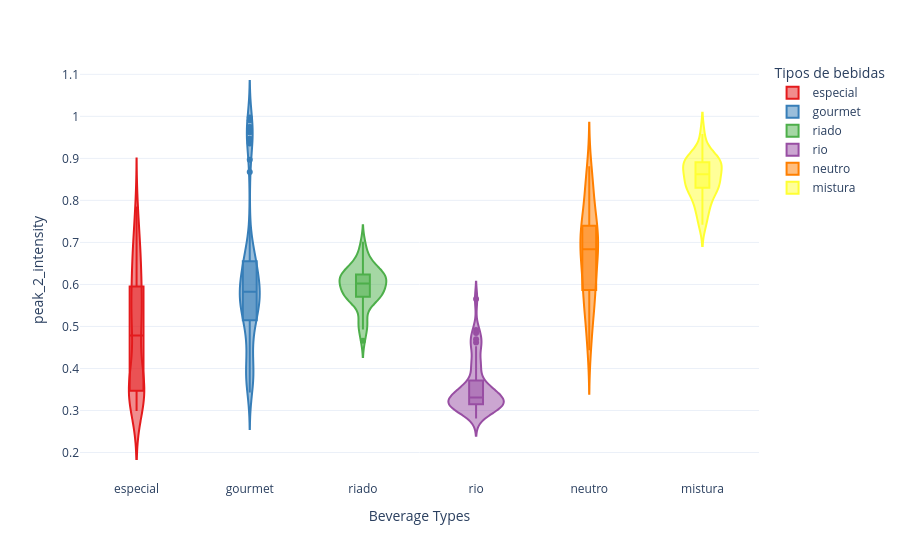

Notebook cell for this chart:
### Markdown cell above
### Y axis Intesity Distribution for Beverage_type

### Code cell
fig = groupby_violin('peak_2_intensity',
                     peaks)
fig.show()

### Figure 1 — Plotly figure (JSON) as saved in the notebook; plotly's stock layout.template omitted (floating-point values rounded to 4 significant figures)
{"data": [{"alignmentgroup": "True", "box": {"visible": true}, "hovertemplate": "Tipos de bebidas=%{x}<br>peak_2_intensity=%{y}<extra></extra>", "legendgroup": "especial", "marker": {"color": "#e41a1c"}, "name": "especial", "offsetgroup": "especial", "orientation": "v", "scalegroup": "True", "showlegend": true, "type": "violin", "x": ["especial", "especial", "especial", "especial", "especial", "especial", "especial", "especial", "especial", "especial", "especial", "especial", "especial", "especial", "especial", "especial", "especial", "especial", "especial", "especial", "especial", "especial", "especial", "especial", "especial", "especial", "especial", "especial", "especial", "especial", "especial", "especial", "especial", "especial", "especial", "especial", "especial", "especial", "especial", "especial", "especial", "especial", "especial", "especial", "especial", "especial", "especial", "especial", "especial", "especial", "especial", "especial", "especial", "especial", "especial", "especial", "especial", "especial", "especial", "especial", "especial", "especial", "especial", "especial", "especial", "especial", "especial", "especial", "especial", "especial", "especial", "especial", "especial", "especial", "especial", "especial", "especial", "especial", "especial", "especial", "especial", "especial", "especial", "especial", "especial", "especial", "especial", "especial", "especial", "especial", "especial", "especial", "especial", "especial", "especial", "especial", "especial", "especial", "especial", "especial", "especial", "especial", "especial", "especial", "especial", "especial", "especial", "especial", "especial", "especial", "especial", "especial", "especial", "especial", "especial", "especial", "especial", "especial", "especial", "especial", "especial", "especial", "especial", "especial", "especial"], "x0": " ", "xaxis": "x", "y": [0.5092, 0.5119, 0.4504, 0.476, 0.5019, 0.5513, 0.5073, 0.4988, 0.538, 0.5285, 0.4848, 0.5468, 0.4749, 0.4833, 0.4934, 0.3629, 0.3469, 0.3648, 0.3529, 0.3259, 0.3575, 0.3894, 0.334, 0.3848, 0.3447, 0.3336, 0.3246, 0.3575, 0.3335, 0.3115, 0.34, 0.343, 0.2989, 0.3247, 0.3652, 0.3201, 0.3262, 0.3072, 0.3171, 0.3211, 0.5755, 0.5358, 0.5569, 0.5946, 0.6459, 0.5911, 0.5551, 0.5636, 0.5214, 0.53, 0.5626, 0.5307, 0.5371, 0.5146, 0.6138, 0.3368, 0.3344, 0.3779, 0.3138, 0.3699, 0.3148, 0.3417, 0.3479, 0.3242, 0.3606, 0.3469, 0.3479, 0.3182, 0.307, 0.3478, 0.4787, 0.4566, 0.3586, 0.421, 0.399, 0.4017, 0.3882, 0.4454, 0.4664, 0.4318, 0.7687, 0.6987, 0.7857, 0.6929, 0.6508, 0.7711, 0.6406, 0.7484, 0.6761, 0.7568, 0.6596, 0.6792, 0.6772, 0.6993, 0.7456, 0.6474, 0.6678, 0.6636, 0.6875, 0.7167, 0.5748, 0.7281, 0.5883, 0.6136, 0.6234, 0.5533, 0.5978, 0.6764, 0.6022, 0.5591, 0.6536, 0.593, 0.593, 0.6251, 0.6536, 0.327, 0.3455, 0.3601, 0.3467, 0.3357, 0.3649, 0.3499, 0.342, 0.3812, 0.3373], "y0": " ", "yaxis": "y"}, {"alignmentgroup": "True", "box": {"visible": true}, "hovertemplate": "Tipos de bebidas=%{x}<br>peak_2_intensity=%{y}<extra></extra>", "legendgroup": "gourmet", "marker": {"color": "#377eb8"}, "name": "gourmet", "offsetgroup": "gourmet", "orientation": "v", "scalegroup": "True", "showlegend": true, "type": "violin", "x": ["gourmet", "gourmet", "gourmet", "gourmet", "gourmet", "gourmet", "gourmet", "gourmet", "gourmet", "gourmet", "gourmet", "gourmet", "gourmet", "gourmet", "gourmet", "gourmet", "gourmet", "gourmet", "gourmet", "gourmet", "gourmet", "gourmet", "gourmet", "gourmet", "gourmet", "gourmet", "gourmet", "gourmet", "gourmet", "gourmet", "gourmet", "gourmet", "gourmet", "gourmet", "gourmet", "gourmet", "gourmet", "gourmet", "gourmet", "gourmet", "gourmet", "gourmet", "gourmet", "gourmet", "gourmet", "gourmet", "gourmet", "gourmet", "gourmet", "gourmet", "gourmet", "gourmet", "gourmet", "gourmet", "gourmet", "gourmet", "gourmet", "gourmet", "gourmet", "gourmet", "gourmet", "gourmet", "gourmet", "gourmet", "gourmet", "gourmet", "gourmet", "gourmet", "gourmet", "gourmet", "gourmet", "gourmet", "gourmet", "gourmet", "gourmet", "gourmet", "gourmet", "gourmet", "gourmet", "gourmet", "gourmet", "gourmet", "gourmet", "gourmet", "gourmet", "gourmet", "gourmet", "gourmet", "gourmet", "gourmet", "gourmet", "gourmet", "gourmet", "gourmet", "gourmet", "gourmet", "gourmet", "gourmet", "gourmet", "gourmet", "gourmet", "gourmet", "gourmet", "gourmet", "gourmet"], "x0": " ", "xaxis": "x", "y": [0.9735, 0.9375, 0.9619, 0.9628, 0.9455, 0.8678, 0.9468, 0.9906, 0.97, 0.9684, 0.8968, 0.9653, 0.9975, 0.9746, 0.9357, 0.5933, 0.5597, 0.5322, 0.5413, 0.5991, 0.6122, 0.6552, 0.6283, 0.5491, 0.5361, 0.5615, 0.5704, 0.5926, 0.5993, 0.5994, 0.6431, 0.605, 0.5998, 0.5998, 0.5955, 0.487, 0.6176, 0.5718, 0.565, 0.5692, 0.6025, 0.5511, 0.508, 0.5288, 0.5829, 0.5121, 0.5828, 0.5334, 0.5668, 0.5592, 0.5666, 0.612, 0.5137, 0.4929, 0.5154, 0.554, 0.6673, 0.6083, 0.4857, 0.5975, 0.5555, 0.5378, 0.5673, 0.6645, 0.5969, 0.544, 0.5381, 0.55, 0.5512, 0.5686, 0.4146, 0.3805, 0.458, 0.4697, 0.4585, 0.4755, 0.3992, 0.3992, 0.3429, 0.3822, 0.4024, 0.3869, 0.3876, 0.3685, 0.3789, 0.4087, 0.36, 0.3853, 0.3793, 0.3467, 0.6622, 0.6763, 0.7497, 0.651, 0.6015, 0.6532, 0.6892, 0.662, 0.6256, 0.655, 0.6603, 0.6846, 0.6654, 0.6426, 0.6531], "y0": " ", "yaxis": "y"}, {"alignmentgroup": "True", "box": {"visible": true}, "hovertemplate": "Tipos de bebidas=%{x}<br>peak_2_intensity=%{y}<extra></extra>", "legendgroup": "riado", "marker": {"color": "#4daf4a"}, "name": "riado", "offsetgroup": "riado", "orientation": "v", "scalegroup": "True", "showlegend": true, "type": "violin", "x": ["riado", "riado", "riado", "riado", "riado", "riado", "riado", "riado", "riado", "riado", "riado", "riado", "riado", "riado", "riado", "riado", "riado", "riado", "riado", "riado", "riado", "riado", "riado", "riado", "riado", "riado", "riado", "riado", "riado", "riado", "riado", "riado", "riado", "riado", "riado", "riado", "riado", "riado", "riado", "riado", "riado", "riado", "riado", "riado", "riado"], "x0": " ", "xaxis": "x", "y": [0.4927, 0.5566, 0.6083, 0.6229, 0.7017, 0.564, 0.564, 0.572, 0.5889, 0.5784, 0.4662, 0.5497, 0.5124, 0.5836, 0.5836, 0.4971, 0.5662, 0.5662, 0.5216, 0.5729, 0.6511, 0.63, 0.644, 0.6796, 0.6552, 0.6401, 0.6215, 0.6042, 0.6377, 0.5906, 0.6232, 0.5908, 0.608, 0.6115, 0.6166, 0.6157, 0.6217, 0.5782, 0.6023, 0.6694, 0.5997, 0.5932, 0.6316, 0.6255, 0.6157], "y0": " ", "yaxis": "y"}, {"alignmentgroup": "True", "box": {"visible": true}, "hovertemplate": "Tipos de bebidas=%{x}<br>peak_2_intensity=%{y}<extra></extra>", "legendgroup": "rio", "marker": {"color": "#984ea3"}, "name": "rio", "offsetgroup": "rio", "orientation": "v", "scalegroup": "True", "showlegend": true, "type": "violin", "x": ["rio", "rio", "rio", "rio", "rio", "rio", "rio", "rio", "rio", "rio", "rio", "rio", "rio", "rio", "rio", "rio", "rio", "rio", "rio", "rio", "rio", "rio", "rio", "rio", "rio", "rio", "rio", "rio", "rio", "rio", "rio", "rio", "rio", "rio", "rio", "rio", "rio", "rio", "rio", "rio", "rio", "rio", "rio", "rio", "rio", "rio", "rio", "rio", "rio", "rio", "rio", "rio", "rio", "rio", "rio"], "x0": " ", "xaxis": "x", "y": [0.453, 0.4525, 0.4694, 0.4844, 0.462, 0.4915, 0.4085, 0.4085, 0.4219, 0.5652, 0.3012, 0.3203, 0.3175, 0.3058, 0.3344, 0.3289, 0.3277, 0.3147, 0.3176, 0.3338, 0.3159, NaN, 0.3193, 0.2992, 0.3375, NaN, 0.3035, NaN, 0.3495, 0.3245, 0.3254, 0.3463, 0.3102, 0.3141, 0.3312, 0.2992, 0.2811, 0.3004, 0.3078, 0.3026, 0.3578, NaN, NaN, NaN, 0.3365, 0.355, 0.3746, 0.3169, NaN, 0.3614, NaN, 0.3503, 0.3984, 0.3542, 0.3254], "y0": " ", "yaxis": "y"}, {"alignmentgroup": "True", "box": {"visible": true}, "hovertemplate": "Tipos de bebidas=%{x}<br>peak_2_intensity=%{y}<extra></extra>", "legendgroup": "neutro", "marker": {"color": "#ff7f00"}, "name": "neutro", "offsetgroup": "neutro", "orientation": "v", "scalegroup": "True", "showlegend": true, "type": "violin", "x": ["neutro", "neutro", "neutro", "neutro", "neutro", "neutro", "neutro", "neutro", "neutro", "neutro", "neutro", "neutro", "neutro", "neutro", "neutro", "neutro", "neutro", "neutro", "neutro", "neutro", "neutro", "neutro", "neutro", "neutro", "neutro", "neutro", "neutro", "neutro", "neutro", "neutro", "neutro", "neutro", "neutro", "neutro", "neutro", "neutro", "neutro", "neutro", "neutro", "neutro", "neutro", "neutro", "neutro", "neutro", "neutro", "neutro", "neutro", "neutro", "neutro", "neutro", "neutro", "neutro", "neutro", "neutro", "neutro"], "x0": " ", "xaxis": "x", "y": [0.8228, 0.6592, 0.6764, 0.744, 0.8366, 0.6964, 0.5465, 0.6326, 0.66, 0.8814, 0.7347, 0.7158, 0.6856, 0.7357, 0.8257, 0.7115, 0.7016, 0.7361, 0.7311, 0.876, 0.669, 0.6523, 0.6523, 0.7334, 0.6913, 0.7545, 0.8316, 0.7671, 0.7038, 0.8426, 0.7978, 0.6835, 0.7241, 0.8089, 0.7551, 0.5928, 0.548, 0.4433, 0.4522, 0.4837, 0.5065, 0.4882, 0.5674, 0.5528, 0.5461, 0.5519, 0.7408, 0.5757, 0.5852, 0.5964, 0.5782, 0.6183, 0.6504, 0.6463, 0.6296], "y0": " ", "yaxis": "y"}, {"alignmentgroup": "True", "box": {"visible": true}, "hovertemplate": "Tipos de bebidas=%{x}<br>peak_2_intensity=%{y}<extra></extra>", "legendgroup": "mistura", "marker": {"color": "#ffff33"}, "name": "mistura", "offsetgroup": "mistura", "orientation": "v", "scalegroup": "True", "showlegend": true, "type": "violin", "x": ["mistura", "mistura", "mistura", "mistura", "mistura", "mistura", "mistura", "mistura", "mistura", "mistura", "mistura", "mistura", "mistura", "mistura", "mistura", "mistura", "mistura", "mistura", "mistura", "mistura", "mistura", "mistura", "mistura", "mistura", "mistura"], "x0": " ", "xaxis": "x", "y": [0.8977, 0.897, 0.9066, 0.8874, 0.8689, 0.8891, 0.8294, 0.9582, 0.8318, 0.8875, 0.8967, 0.8662, 0.84, 0.742, 0.8368, 0.83, 0.9016, 0.7992, 0.7588, 0.7904, 0.7854, 0.8358, 0.8755, 0.8333, 0.8625], "y0": " ", "yaxis": "y"}], "layout": {"legend": {"title": {"text": "Tipos de bebidas"}, "tracegroupgap": 0}, "margin": {"t": 60}, "violinmode": "overlay", "xaxis": {"anchor": "y", "categoryarray": ["especial", "gourmet", "riado", "rio", "neutro", "mistura"], "categoryorder": "array", "domain": [0, 1], "title": {"text": "Beverage Types"}}, "yaxis": {"anchor": "x", "domain": [0, 1], "title": {"text": "peak_2_intensity"}}}}
